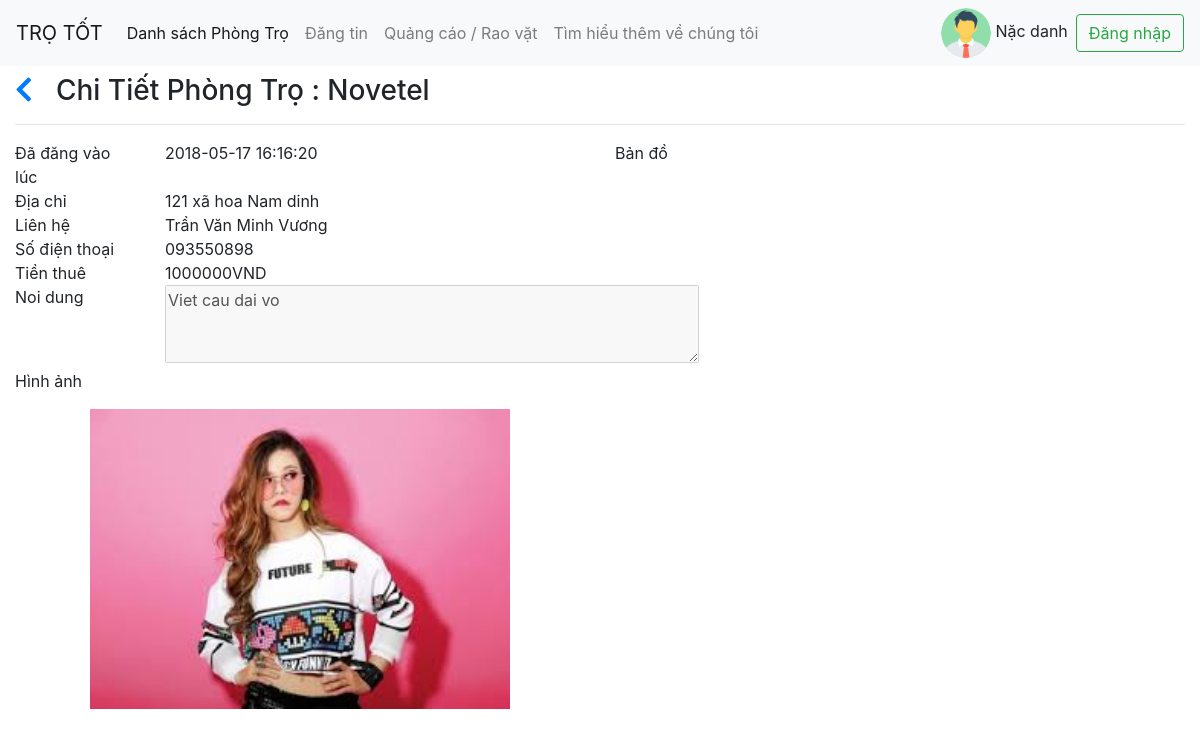
Screenshot of /webtrotot/ScreenChiTietPhongTro.php?data=23 with the database file from the repository.
### tables this page shows
CREATE TABLE `post_rooms` (
  `id` int(10) UNSIGNED NOT NULL,
  `user_id` int(10) UNSIGNED NOT NULL,
  `address` varchar(255) NOT NULL,
  `phone` varchar(255) NOT NULL,
  `acreage` int(10) UNSIGNED NOT NULL,
  `electric_bill` int(10) UNSIGNED NOT NULL,
  `water_bill` int(10) UNSIGNED NOT NULL,
  `description` longtext,
  `created_at` timestamp NULL DEFAULT NULL,
  `updated_at` timestamp NULL DEFAULT NULL,
  `rate` int(11) NOT NULL,
  `longitude` varchar(255) NOT NULL,
  `latitude` varchar(255) NOT NULL,
  `type` varchar(50) NOT NULL,
  `roomname` varchar(50) NOT NULL
);

CREATE TABLE `users` (
  `id` int(10) UNSIGNED NOT NULL,
  `name` varchar(191) NOT NULL,
  `username` varchar(191) NOT NULL,
  `address` varchar(191) DEFAULT NULL,
  `phone` varchar(191) DEFAULT NULL,
  `image` varchar(191) DEFAULT NULL,
  `email` varchar(191) NOT NULL,
  `password` varchar(191) NOT NULL,
  `created_at` timestamp NULL DEFAULT NULL
);

CREATE TABLE `gallery_post_rooms` (
  `id` int(10) UNSIGNED NOT NULL,
  `post_room_id` int(10) UNSIGNED NOT NULL,
  `path` varchar(255) NOT NULL,
  `created_at` timestamp NULL DEFAULT NULL,
  `updated_at` timestamp NULL DEFAULT NULL
);

### webtrotot/ScreenChiTietPhongTro.php (the view, shortened to what this page needs)
<?php
	include_once("db/db_connect.php");
	$idpost=$_GET['data'];
	$sql="select post_rooms.longitude,post_rooms.latitude,post_rooms.description,post_rooms.roomname,gallery_post_rooms.path,post_rooms.rate,post_rooms.address,users.phone,users.name,post_rooms.created_at from post_rooms inner join users on post_rooms.user_id=users.id inner join gallery_post_rooms on gallery_post_rooms.post_room_id=post_rooms.id where post_rooms.id='".$idpost."'";
	$result=mysqli_query($link,$sql);
	$row=mysqli_fetch_assoc($result);
 ?>
 <!DOCTYPE html>
 <!DOCTYPE html>
 <html lang="en">
 <head>
 	<link rel="stylesheet" href="library\css\bootstrap.css">
     <link rel="stylesheet" href="library\customFrontEnd\ScreenListPhongTro.css">
 	<link rel="stylesheet" href="library\js\bootstrap.js">
      <link rel="stylesheet" href="library\fontawesome-free-5.0.13\web-fonts-with-css\css\fontawesome-all.css">
 </head>
 <body>
 <nav class="navbar navbar-expand-lg navbar-light bg-light">
   <a class="navbar-brand" href="ScreenListPhongTro.php">TRỌ TỐT</a>
   <div class="collapse navbar-collapse" id="navbarSupportedContent">
     <ul class="navbar-nav mr-auto">
       <li class="nav-item active">
         <a class="nav-link" href="#">Danh sách Phòng Trọ <span class="sr-only">(current)</span></a>
       </li>
       <li class="nav-item">
         <a class="nav-link" href="#">Đăng tin</a>
       </li>
       <li class="nav-item">
         <a class="nav-link" href="#">Quảng cáo / Rao vặt</a>
       </li>
       <li class="nav-item">
         <a class="nav-link " href="#">Tìm hiểu thêm về chúng tôi</a>
       </li>
     </ul>
		 <?php if(isset($_SESSION['username'])){ ?>
 			<div class=" align-self-center mr-2" >
 				<a href="screenqlpt_danhsachbaidang.php"><img src=<?php echo $row2['image'] ?> alt="Avatar" class="avatar"></a>
 				<span class><?php echo $row2['name'] ?></span>
 			</div>
 			<form class="form-inline my-2 my-lg-0">
 	      <button class="btn btn-outline-success my-2 my-sm-0" type="button" onclick="destroy()">Đăng xuất</button>
 	    </form>
 <?php }else{ ?>
 <div class=" align-self-center mr-2">
 	<img src="library/image/account.png" alt="Avatar" class="avatar">
 	<span class>Nặc danh</span>
 </div>
 <form class="form-inline my-2 my-lg-0">
 	<a href="login.php"><button class="btn btn-outline-success my-2 my-sm-0" type="button">Đăng nhập</button></a>
 </form>
 <?php } ?>
 </nav>
   <div  class="container-fluid mt-2" >
     <div class="page-header">
       <h3 >
       <a href="ScreenListPhongTro.php">
         <i class="fa fa-chevron-left mr-3" aria-hidden="true"></i>
       </a>
       Chi Tiết Phòng Trọ : <span><?php echo $row['roomname'] ?> </span>
       </h3>
       <hr>
     </div>
   </div>
 <div class="container-fluid">
   <div class="row">
     <div class="col-md">
       <div>
       <div class="row">
               <div class="col-md-3">
                  <span>Đã đăng vào lúc</span>
               </div>
               <div class="col-md-8">
                  <span><?php echo $row['created_at'] ?></span>
               </div>
           </div>
           <div class="row">
               <div class="col-md-3">
                   <span>Địa chỉ</span>
               </div>
               <div class="col-md-8">
                   <span><?php echo $row['address'] ?></span>
               </div>
           </div>
           <div class="row">
               <div class="col-md-3">
                   <span>Liên hệ</span>
               </div>
               <div class="col-md-8">
                     <?php echo $row['name'] ?>
               </div>
           </div>
           <div class="row">
               <div class="col-md-3">
                 <span>Số điện thoại</span>
               </div>
               <div class="col-md-8">
                   <span><?php echo $row['phone'] ?></span>
               </div>
           </div>
           <div class="row pd-4">
               <div class="col-md-3">
                   <span>Tiền thuê</span>
               </div>
               <div class="col-md-8">
               <span><?php echo $row['rate'] ?></span><span>VND</span>
               </div>
           </div>
					 <div class="row pd-4">
							 <div class="col-md-3">
									 <span>Noi dung</span>
							 </div>
							 <div class="col-md-9">
								 <textarea ROWS=3 COLS=50 disabled="true"><?php echo $row['description'] ?>
							 </textarea>
							 </div>
					 </div>
           <p>Hình ảnh</p>
           <div class="d-flex justify-content-around">
              <div>
                  <img src="<?php echo $row['path'] ?>" height="300" width="420">
              </div>
           </div>
       </div>
     </div>
     <div class="col-md">
           <p>Bản đồ</p>
           <div id="map"></div>
     </div>
   </div>
 </div>
 </body>
 </html>

### webtrotot/library/customFrontEnd/ScreenListPhongTro.css (style rules this page uses)
.avatar { vertical-align: middle; width: 50px; height: 50px; border-radius: 50%; }

### webtrotot/ScreenChiTietPhongTro.php (style rules this page uses)
#map { width: 100%; height: 400px; }

### rows the page displays
post_rooms: roomname "Novetel", created_at "2018-05-17 16:16:20", address "121 xã hoa Nam dinh", user.name "Trần Văn Minh Vương", user.phone "093550898", rate "1000000", description "Viet cau dai vo", gallery_post_rooms.path (picture)
